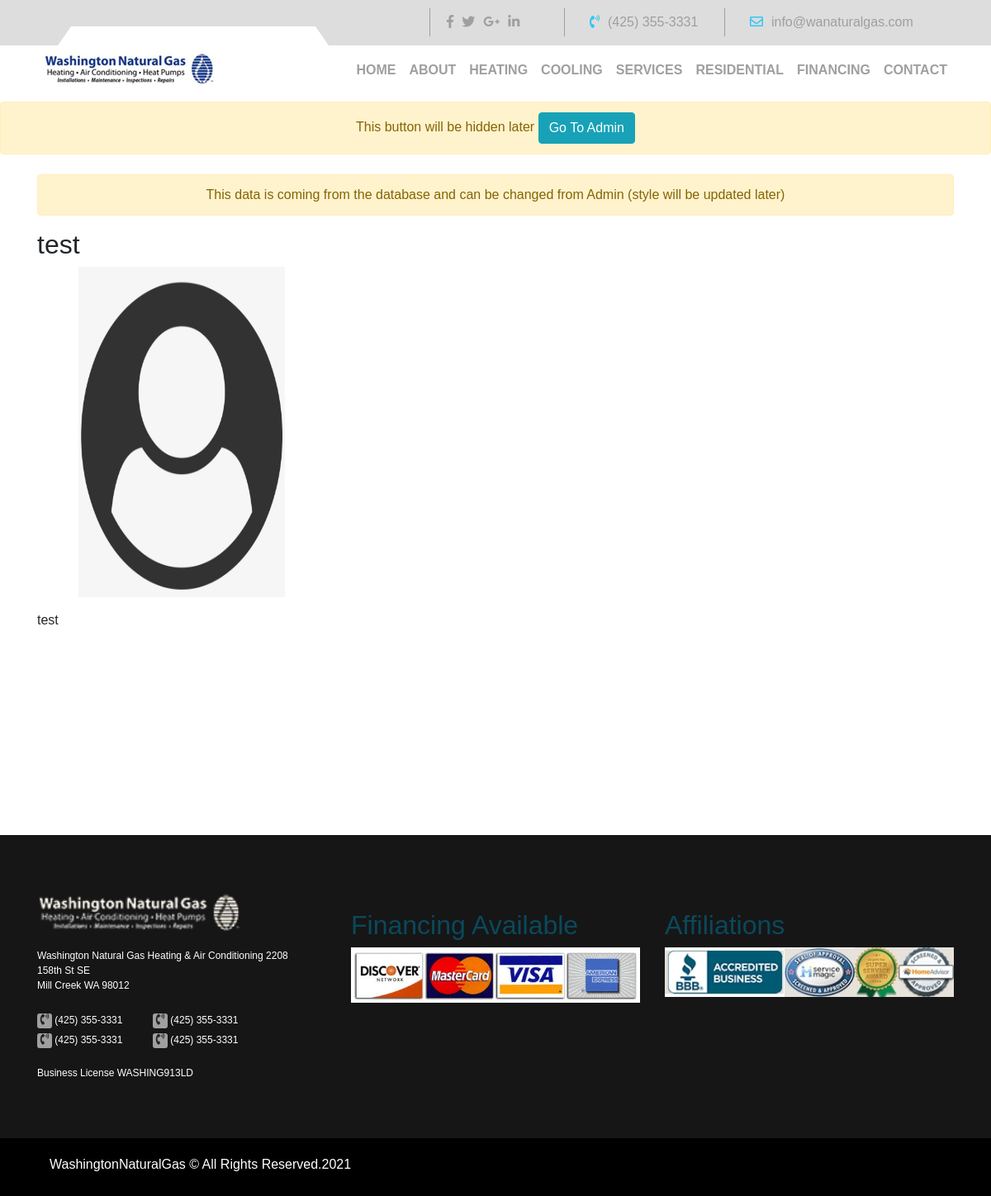
Page /heating/post/1/1 on the committed database.
### service/models.py (models this page shows, shortened)
class Post(models.Model):
    content_type = models.ForeignKey(ContentType, on_delete=models.CASCADE)
    content_object = GenericForeignKey('content_type', 'object_id')
    object_id = models.PositiveIntegerField(null=True)
    title = models.CharField(max_length=250)
    image = models.ImageField(upload_to='images/')
    description = RichTextField()
    class Meta:
        verbose_name = 'Post'
        verbose_name_plural = 'Posts'

### service/views.py (the view)
def post_heating_view(request, heating_id, post_id):
    heating = get_object_or_404(Heating, id=heating_id)
    obj_id = heating.id
    content_type = ContentType.objects.get_for_model(Heating)
    post = get_object_or_404(Post, content_type=content_type,
                             object_id=obj_id, id=post_id)
    context = {
        'post': post,
    }
    return render(request, 'service/post_heating.html', context)

### templates/service/post_heating.html (shortened to what this page needs)
{% extends 'base.html' %}
{% load static %}
{% block content %}
 <div class="container">
     <p class="alert alert-warning text-center">This data is coming from the database and can be changed from Admin (style will be updated later)</p>
     <h2>{{ post.title }}</h2>
     <img src="{{ post.image.url }}" alt="{{ post.title }}" width="400px" height="400px" style="padding-right: 100px;padding-left:50px">
    <br>
     <p>{{ post.description|safe }}</p>
 </div>
 {% endblock %}

### static/css/master.css (style rules this page uses)
body { font-family: 'Poppins', sans-serif; position: relative; }
body { overflow-x: hidden; overflow: hidden; }
html { overflow-x: hidden; }
* { -webkit-box-sizing: border-box; box-sizing: border-box; }

### rows in the picture
Post: title "test", image (picture), description "test"
